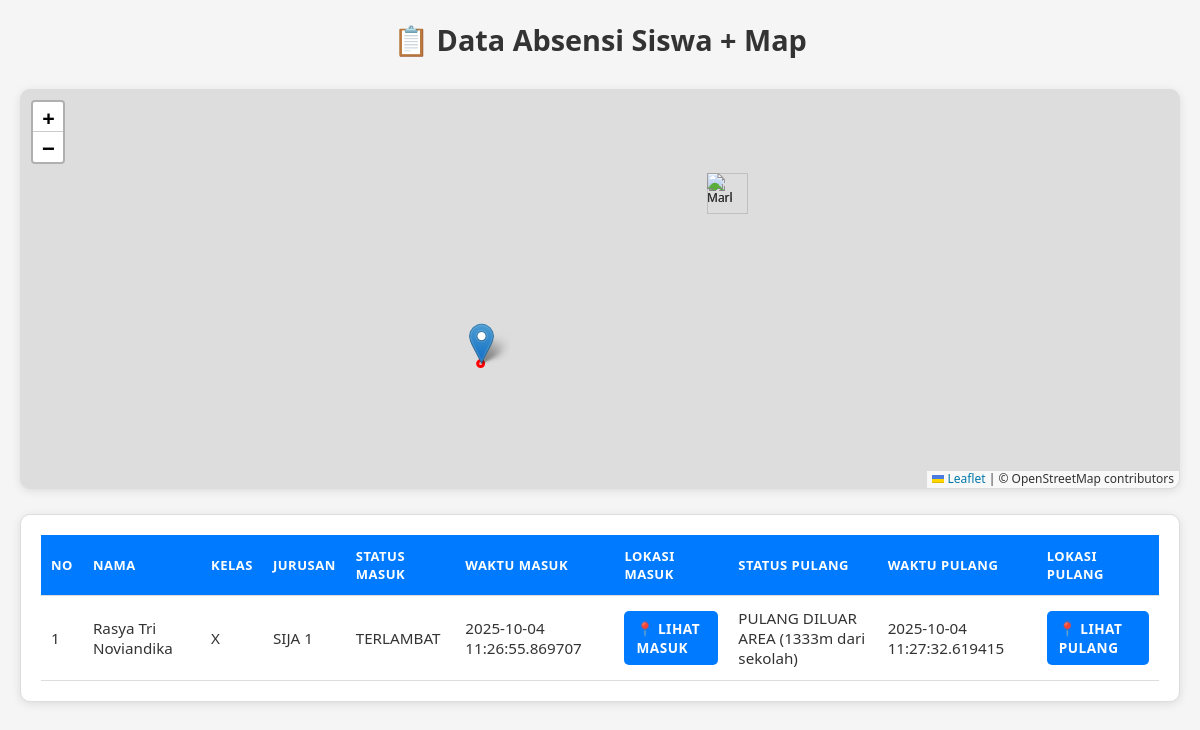
The page /admin/absensi_map (signed in) on the database its author committed.
### tables this page shows
CREATE TABLE absensi (
            id INTEGER PRIMARY KEY AUTOINCREMENT,
            siswa_id INTEGER,
            nama TEXT NOT NULL,
            kelas TEXT NOT NULL,
            jurusan TEXT NOT NULL,
            latitude REAL,
            longitude REAL,
            status TEXT NOT NULL,
            waktu TIMESTAMP DEFAULT CURRENT_TIMESTAMP
        , waktu_pulang TIMESTAMP, status_pulang TEXT, latitude_pulang REAL, longitude_pulang REAL);

### app.py (the view, shortened to what this page needs)
@app.route("/admin/absensi_map")
@login_required
def admin_absensi_map():
    try:
        conn = sqlite3.connect(DB_NAME)
        cur = conn.cursor()
        cur.execute("PRAGMA table_info(absensi)")
        columns = [col[1] for col in cur.fetchall()]
        if all(col in columns for col in ['status_pulang', 'waktu_pulang', 'latitude_pulang', 'longitude_pulang']):
            cur.execute("""
                SELECT nama, kelas, jurusan, status, waktu, latitude, longitude,
                       COALESCE(status_pulang, '') as status_pulang,
                       COALESCE(waktu_pulang, '') as waktu_pulang,
                       COALESCE(latitude_pulang, 0) as latitude_pulang,
                       COALESCE(longitude_pulang, 0) as longitude_pulang
                FROM absensi
                ORDER BY waktu DESC
            """)
        absensi = cur.fetchall()
        cur.execute("SELECT latitude, longitude, radius FROM settings WHERE id=1")
        row = cur.fetchone()
        conn.close()
        school_lat = row[0] if row else SCHOOL_LAT
        school_lng = row[1] if row else SCHOOL_LNG
        school_radius = row[2] if row else RADIUS
        return render_template(
            "admin/absensi_map.html",
            absensi=absensi,
            SCHOOL_LAT=school_lat,
            SCHOOL_LNG=school_lng,
            RADIUS=school_radius
        )
    except Exception as e:
        print(f"❌ Error di absensi_map: {e}")
        flash(f"Error memuat data absensi: {str(e)}", "error")
        return redirect(url_for("admin_index"))

### app.py (called while the page is built)
def login_required(f):
    from functools import wraps
    @wraps(f)
    def decorated_function(*args, **kwargs):
        if 'admin_logged_in' not in session:
            return redirect(url_for('admin_login'))
        return f(*args, **kwargs)
    return decorated_function

### templates/admin/absensi_map.html (shortened to what this page needs)
<!DOCTYPE html>
<html lang="id">
<head>
  <link rel="stylesheet" href="https://unpkg.com/leaflet/dist/leaflet.css" />
</head>
<body>
  <h2>📋 Data Absensi Siswa + Map</h2>
  <div id="map"></div>
  <div class="table-container">
    <table>
      <thead>
        <tr>
          <th>No</th>
          <th>Nama</th>
          <th>Kelas</th>
          <th>Jurusan</th>
          <th>Status Masuk</th>
          <th>Waktu Masuk</th>
          <th>Lokasi Masuk</th>
          <th>Status Pulang</th>
          <th>Waktu Pulang</th>
          <th>Lokasi Pulang</th>
        </tr>
      </thead>
      <tbody>
        {% for a in absensi %}
        <tr>
          <td>{{ loop.index }}</td>
          <td>{{ a[0] }}</td>
          <td>{{ a[1] }}</td>
          <td>{{ a[2] }}</td>
          <td>{{ a[3] }}</td>
          <td>{{ a[4] }}</td>
          <td>
            {% if a[5] and a[6] %}
              <a class="button" href="#" onclick="focusMarker({{ loop.index0 }})">📍 Lihat Masuk</a>
            {% else %}
              -
            {% endif %}
          </td>
          <td>
            {% if a[7] %}
              {{ a[7] }}
            {% else %}
              <span style="color:#999;">Belum Pulang</span>
            {% endif %}
          </td>
          <td>
            {% if a[8] %}
              {{ a[8] }}
            {% else %}
              <span style="color:#999;">-</span>
            {% endif %}
          </td>
          <td>
            {% if a[9] and a[10] %}
              <a class="button" href="#" onclick="focusMarkerPulang({{ loop.index0 }})">📍 Lihat Pulang</a>
            {% else %}
              -
            {% endif %}
          </td>
        </tr>
        {% endfor %}
      </tbody>
    </table>
  </div>
</body>
</html>

### templates/admin/absensi_map.html (style rules this page uses)
* { margin: 0; padding: 0; box-sizing: border-box; font-family: 'Segoe UI', Tahoma, Geneva, Verdana, sans-serif; }
body { background: #f5f5f5; color: #333; padding: 20px; min-height: 100vh; }
h2 { text-align: center; margin-bottom: 30px; font-size: 1.8rem; font-weight: 600; color: #333; }
#map { height: 400px; width: 100%; margin-bottom: 25px; border-radius: 10px; box-shadow: 0 2px 10px rgba(0,0,0,0.1); border: 1px solid #ddd; }
.table-container { background: #fff; padding: 20px; border-radius: 10px; box-shadow: 0 2px 10px rgba(0,0,0,0.1); border: 1px solid #ddd; overflow-x: auto; }
table { width: 100%; border-collapse: collapse; min-width: 700px; }
th, td { padding: 12px 10px; border-bottom: 1px solid #ddd; text-align: left; font-size: 0.95rem; }
th { background: #007bff; color: white; text-transform: uppercase; letter-spacing: 0.5px; font-size: 13px; font-weight: 600; }
a.button { display: inline-block; color: #fff; background: #007bff; padding: 8px 12px; border-radius: 5px; text-decoration: none; font-size: 0.85rem; font-weight: 600; transition: all 0.3s ease; text-transform: uppercase; letter-spacing: 0.5px; }
html { scroll-behavior: smooth; }

### rows shown on the page
absensi: nama "Rasya Tri Noviandika", kelas "X", jurusan "SIJA 1", status "TERLAMBAT", waktu "2025-10-04 11:26:55.869707", status_pulang "PULANG DILUAR AREA (1333m dari sekolah)", waktu_pulang "2025-10-04 11:27:32.619415"
